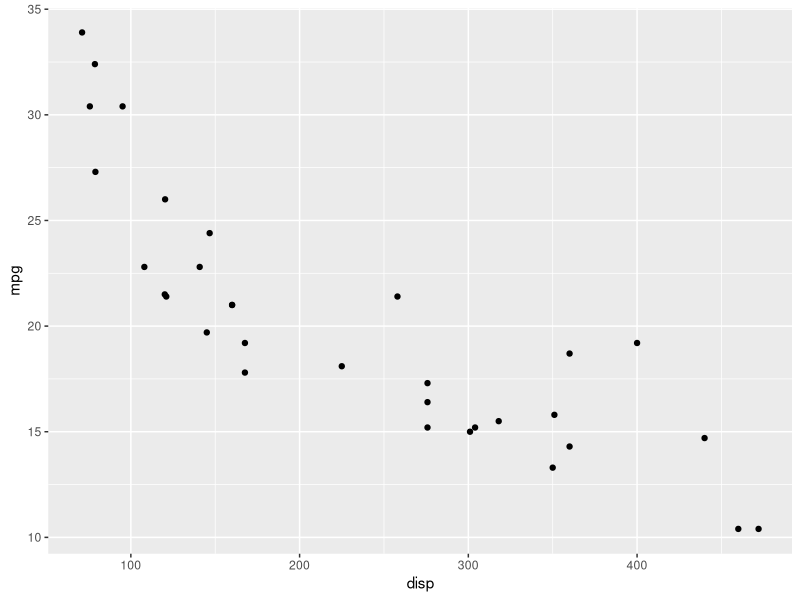
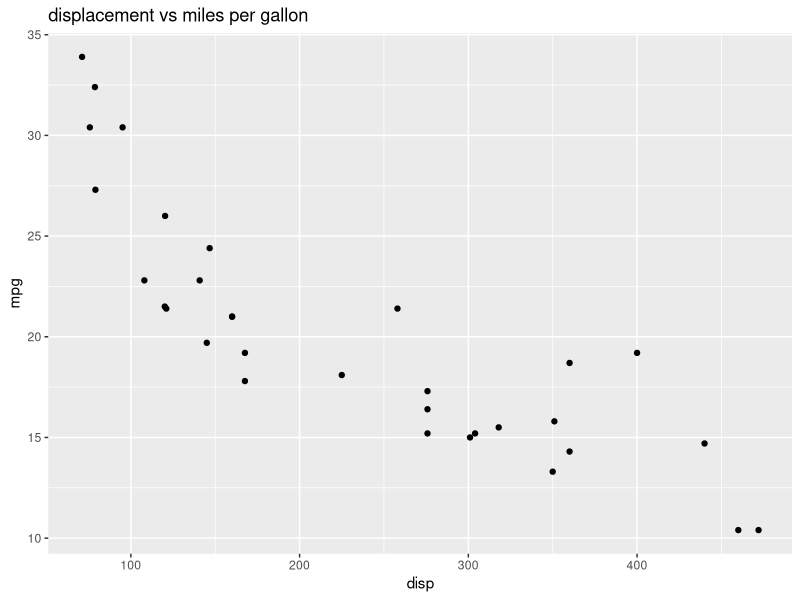
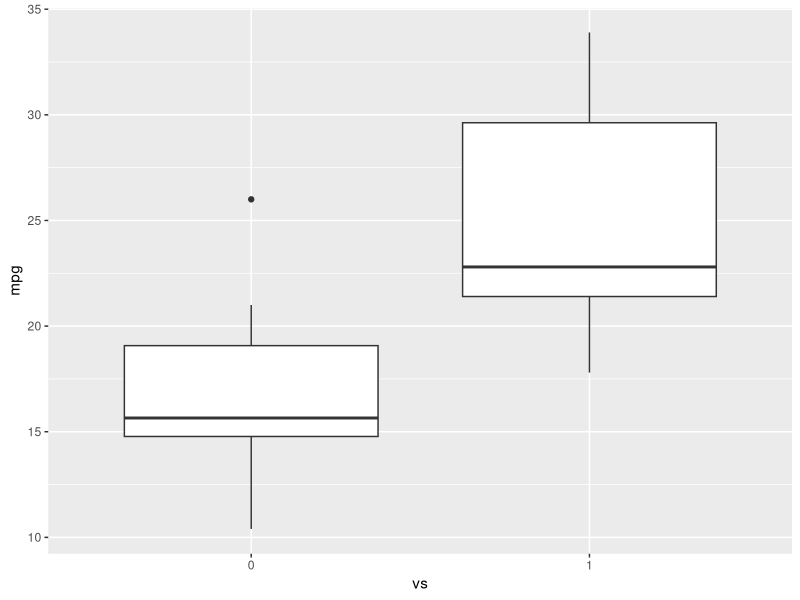
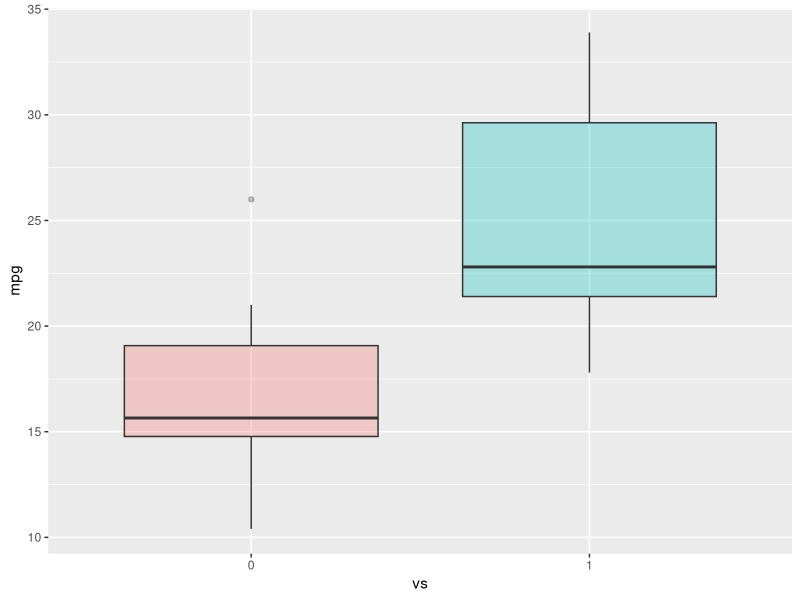
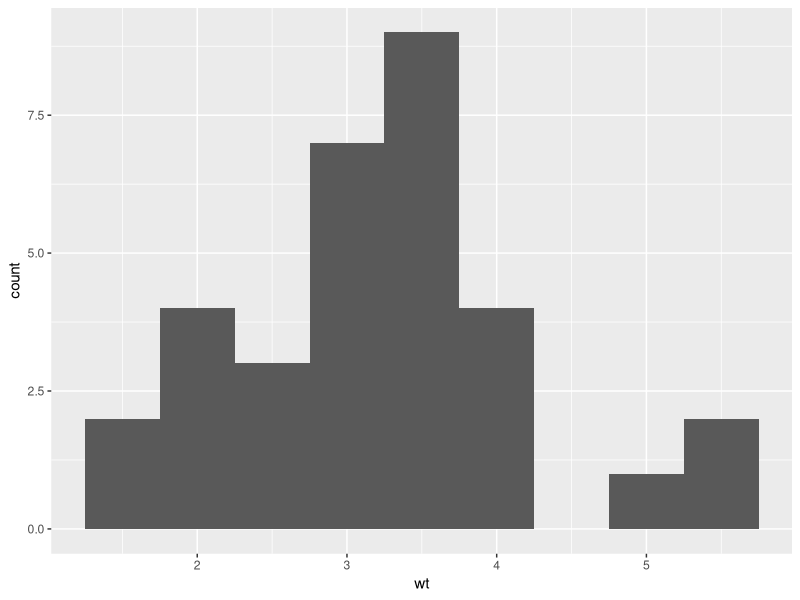

R code for these plots, in order:
library(datasets)

#Load Data

data(mtcars)

#View first 5 rows

head(mtcars, 5)

#load ggplot package
library(ggplot2)

#create a scatter plot of displacement (disp) and miles per gallon (mpg)

ggplot(aes(x=disp,y=mpg,),data=mtcars)+geom_point()

#Add a title

ggplot(aes(x=disp,y=mpg,),data=mtcars)+geom_point()+ggtitle("displacement vs miles per gallon")

#make vs a factor
mtcars$vs <- as.factor(mtcars$vs)

#create boxplot of the distribution for v-shaped and straight Engine

ggplot(aes(x=vs, y=mpg), data = mtcars) + geom_boxplot()

ggplot(aes(x=vs, y=mpg, fill = vs), data = mtcars) + 
  geom_boxplot(alpha=0.3) +
  theme(legend.position="none")

ggplot(aes(x=wt),data=mtcars) + geom_histogram(binwidth=0.5)

